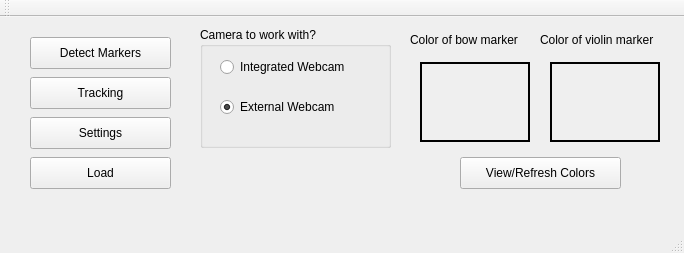
<?xml version="1.0" encoding="UTF-8"?>
<ui version="4.0">
 <class>MainWindow</class>
 <widget class="QMainWindow" name="MainWindow">
  <property name="geometry">
   <rect>
    <x>0</x>
    <y>0</y>
    <width>684</width>
    <height>253</height>
   </rect>
  </property>
  <property name="windowTitle">
   <string>MainWindow</string>
  </property>
  <widget class="QWidget" name="centralWidget">
   <widget class="QPushButton" name="detectMarkers">
    <property name="geometry">
     <rect>
      <x>30</x>
      <y>20</y>
      <width>141</width>
      <height>32</height>
     </rect>
    </property>
    <property name="text">
     <string>Detect Markers</string>
    </property>
   </widget>
   <widget class="QPushButton" name="tracking">
    <property name="geometry">
     <rect>
      <x>30</x>
      <y>60</y>
      <width>141</width>
      <height>32</height>
     </rect>
    </property>
    <property name="text">
     <string>Tracking</string>
    </property>
   </widget>
   <widget class="QPushButton" name="settings">
    <property name="geometry">
     <rect>
      <x>30</x>
      <y>100</y>
      <width>141</width>
      <height>32</height>
     </rect>
    </property>
    <property name="text">
     <string>Settings</string>
    </property>
   </widget>
   <widget class="QGroupBox" name="groupBox">
    <property name="geometry">
     <rect>
      <x>200</x>
      <y>10</y>
      <width>191</width>
      <height>121</height>
     </rect>
    </property>
    <property name="title">
     <string>Camera to work with?</string>
    </property>
    <widget class="QRadioButton" name="intWebCam">
     <property name="enabled">
      <bool>true</bool>
     </property>
     <property name="geometry">
      <rect>
       <x>20</x>
       <y>30</y>
       <width>151</width>
       <height>20</height>
      </rect>
     </property>
     <property name="text">
      <string>Integrated Webcam</string>
     </property>
     <property name="checkable">
      <bool>true</bool>
     </property>
     <property name="checked">
      <bool>false</bool>
     </property>
    </widget>
    <widget class="QRadioButton" name="extWebCam">
     <property name="geometry">
      <rect>
       <x>20</x>
       <y>70</y>
       <width>151</width>
       <height>20</height>
      </rect>
     </property>
     <property name="text">
      <string>External Webcam</string>
     </property>
     <property name="checked">
      <bool>true</bool>
     </property>
    </widget>
   </widget>
   <widget class="QPushButton" name="load">
    <property name="geometry">
     <rect>
      <x>30</x>
      <y>140</y>
      <width>141</width>
      <height>32</height>
     </rect>
    </property>
    <property name="text">
     <string>Load</string>
    </property>
   </widget>
   <widget class="QFrame" name="ViolinColor">
    <property name="geometry">
     <rect>
      <x>550</x>
      <y>45</y>
      <width>110</width>
      <height>80</height>
     </rect>
    </property>
    <property name="frameShape">
     <enum>QFrame::WinPanel</enum>
    </property>
   </widget>
   <widget class="QLabel" name="label">
    <property name="geometry">
     <rect>
      <x>540</x>
      <y>15</y>
      <width>131</width>
      <height>16</height>
     </rect>
    </property>
    <property name="text">
     <string>Color of violin marker</string>
    </property>
   </widget>
   <widget class="QLabel" name="label_2">
    <property name="geometry">
     <rect>
      <x>410</x>
      <y>15</y>
      <width>131</width>
      <height>16</height>
     </rect>
    </property>
    <property name="text">
     <string>Color of bow marker</string>
    </property>
   </widget>
   <widget class="QFrame" name="BowColor">
    <property name="geometry">
     <rect>
      <x>420</x>
      <y>45</y>
      <width>110</width>
      <height>80</height>
     </rect>
    </property>
    <property name="frameShape">
     <enum>QFrame::WinPanel</enum>
    </property>
   </widget>
   <widget class="QPushButton" name="ViewColors">
    <property name="enabled">
     <bool>true</bool>
    </property>
    <property name="geometry">
     <rect>
      <x>460</x>
      <y>140</y>
      <width>161</width>
      <height>32</height>
     </rect>
    </property>
    <property name="text">
     <string>View/Refresh Colors</string>
    </property>
   </widget>
  </widget>
  <widget class="QMenuBar" name="menuBar">
   <property name="geometry">
    <rect>
     <x>0</x>
     <y>0</y>
     <width>684</width>
     <height>22</height>
    </rect>
   </property>
  </widget>
  <widget class="QToolBar" name="mainToolBar">
   <attribute name="toolBarArea">
    <enum>TopToolBarArea</enum>
   </attribute>
   <attribute name="toolBarBreak">
    <bool>false</bool>
   </attribute>
  </widget>
  <widget class="QStatusBar" name="statusBar"/>
 </widget>
 <layoutdefault spacing="6" margin="11"/>
 <resources/>
 <connections/>
</ui>
